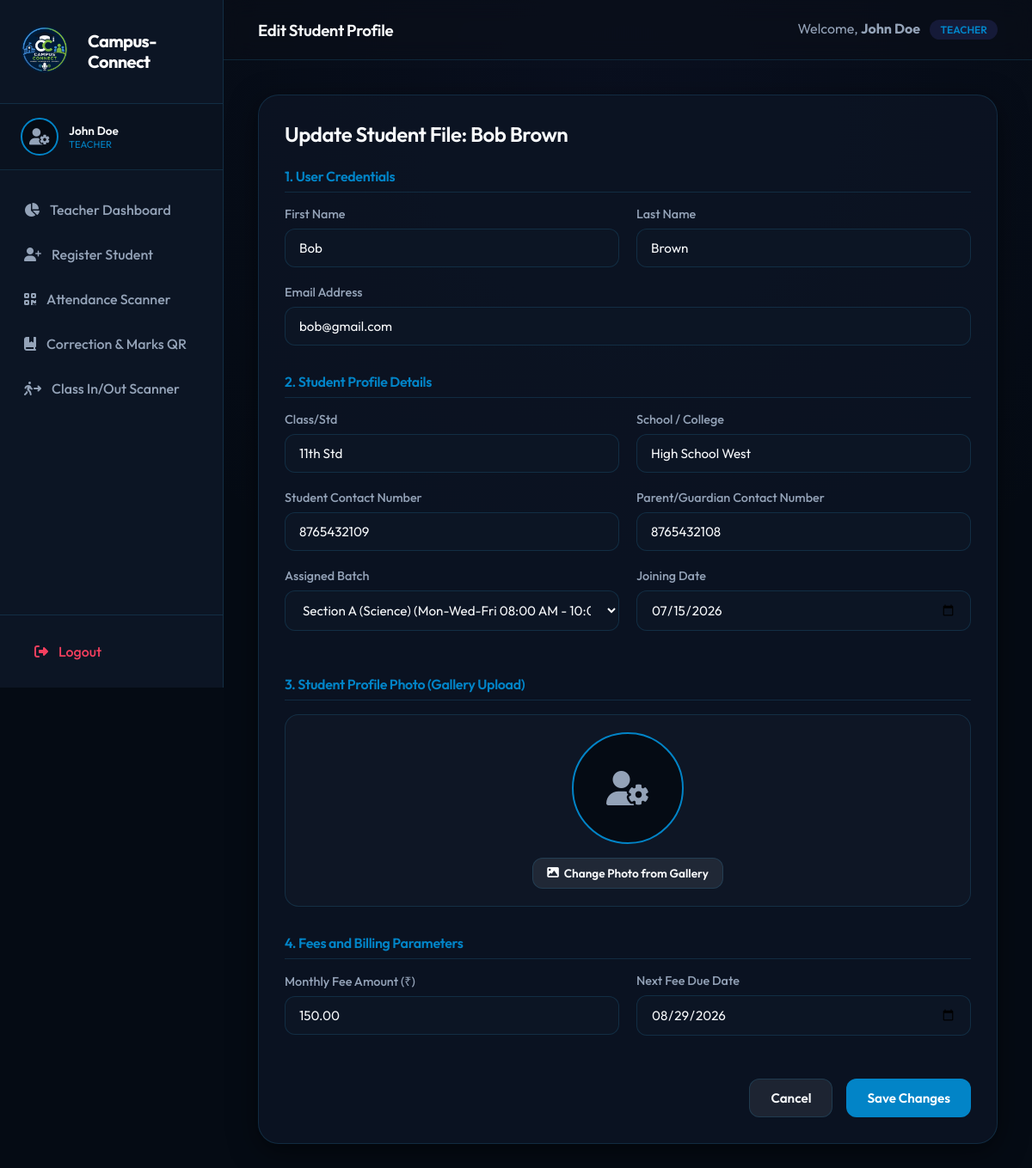
The app's page /student/edit/2/ (signed in) with its own data.
### coaching/models.py (models this page shows, shortened)
class User(AbstractUser):
    ROLE_CHOICES = (
        ('super_admin', 'Super Admin'),
        ('teacher', 'Teacher'),
        ('student', 'Student'),
    )
    role = models.CharField(max_length=20, choices=ROLE_CHOICES, default='student')
    face_data = models.TextField(blank=True, null=True, help_text="Base64 encoded profile photo for user accounts")

class StudentProfile(models.Model):
    user = models.OneToOneField(User, on_delete=models.CASCADE, related_name='student_profile')
    class_std = models.CharField(max_length=50, blank=True, null=True, verbose_name="Class/Std")
    school_college = models.CharField(max_length=200, verbose_name="School/College")
    contact_number = models.CharField(max_length=15)
    parent_contact = models.CharField(max_length=15)
    joining_date = models.DateField(default=timezone.now)
    batch = models.ForeignKey(Batch, on_delete=models.SET_NULL, null=True, related_name='students', verbose_name="Section")
    monthly_fee = models.DecimalField(max_digits=10, decimal_places=2, default=0.00, help_text="Legacy monthly fee reference")
    total_fee = models.DecimalField(max_digits=10, decimal_places=2, default=35000.00, verbose_name="Total Course Fee")
    next_due_date = models.DateField(default=timezone.now)
    qr_code_token = models.CharField(max_length=100, unique=True, default=uuid.uuid4)
    face_data = models.TextField(blank=True, null=True, help_text="Deprecated photo data")
    individual_note = models.TextField(blank=True, null=True, help_text="Individual homework or custom task assigned to this student")
    last_scanned_ip = models.GenericIPAddressField(blank=True, null=True, help_text="IP address of device used to scan QR info")
    last_scanned_at = models.DateTimeField(blank=True, null=True, help_text="Last QR info scan timestamp")

class Batch(models.Model):
    name = models.CharField(max_length=100, verbose_name="Section Name")
    teacher = models.ForeignKey(User, on_delete=models.SET_NULL, null=True, blank=True, related_name='assigned_batches', verbose_name="Assigned Section Teacher")
    description = models.TextField(blank=True)
    timing = models.CharField(max_length=100, help_text="e.g. Mon-Wed-Fri 7:15 PM - 8:15 PM")
    start_time = models.TimeField(default='09:00:00', help_text="Section start time")
    daily_note = models.TextField(blank=True, null=True, help_text="Daily teacher tip, assignment, or announcement for the section")
    created_at = models.DateTimeField(auto_now_add=True)
    class Meta:
        verbose_name = "Section"
        verbose_name_plural = "Sections"

### coaching/decorators.py (the view)
        def _wrapped_view(request, *args, **kwargs):
            if not request.user.is_authenticated:
                return redirect_to_login(request.get_full_path())
            if request.user.role in roles or request.user.is_superuser:
                return view_func(request, *args, **kwargs)
            raise PermissionDenied

### templates/coaching/edit_student.html (shortened to what this page needs)
{% extends 'coaching/base.html' %}
{% block page_title %}Edit Student Profile{% endblock %}
{% block content %}
<div class="card-premium" style="max-width: 800px; margin: 0 auto;">
    <h2 style="margin-bottom: 24px;">Update Student File: {{ profile.user.get_full_name }}</h2>
    <form method="post" action="{% url 'edit_student' student_id=profile.id %}" enctype="multipart/form-data">
        <h4 style="color: var(--accent-indigo); margin-bottom: 16px; border-bottom: 1px solid var(--border-color); padding-bottom: 8px;">1. User Credentials</h4>
        <div class="form-grid">
            <div class="form-group">
                <label for="first_name" class="form-label">First Name</label>
                <input type="text" name="first_name" id="first_name" class="form-control" value="{{ profile.user.first_name }}" required>
            </div>
            <div class="form-group">
                <label for="last_name" class="form-label">Last Name</label>
                <input type="text" name="last_name" id="last_name" class="form-control" value="{{ profile.user.last_name }}" required>
            </div>
        </div>
        <div class="form-group">
            <label for="email" class="form-label">Email Address</label>
            <input type="email" name="email" id="email" class="form-control" value="{{ profile.user.email }}">
        </div>
        <h4 style="color: var(--accent-indigo); margin-top: 32px; margin-bottom: 16px; border-bottom: 1px solid var(--border-color); padding-bottom: 8px;">2. Student Profile Details</h4>
        <div class="form-grid">
            <div class="form-group">
                <label for="class_std" class="form-label">Class/Std</label>
                <input type="text" name="class_std" id="class_std" class="form-control" value="{{ profile.class_std|default:'' }}" placeholder="e.g. 10th Std, 12th Sci" required>
            </div>
            <div class="form-group">
                <label for="school_college" class="form-label">School / College</label>
                <input type="text" name="school_college" id="school_college" class="form-control" value="{{ profile.school_college }}" required>
            </div>
        </div>
        <div class="form-grid">
            <div class="form-group">
                <label for="contact_number" class="form-label">Student Contact Number</label>
                <input type="text" name="contact_number" id="contact_number" class="form-control" value="{{ profile.contact_number }}" required>
            </div>
            <div class="form-group">
                <label for="parent_contact" class="form-label">Parent/Guardian Contact Number</label>
                <input type="text" name="parent_contact" id="parent_contact" class="form-control" value="{{ profile.parent_contact }}" required>
            </div>
        </div>
        <div class="form-grid">
            <div class="form-group">
                <label for="batch" class="form-label">Assigned Batch</label>
                <select name="batch" id="batch" class="form-control" required>
                    {% for batch in batches %}
                        <option value="{{ batch.id }}" {% if profile.batch.id == batch.id %}selected{% endif %}>{{ batch.name }} ({{ batch.timing }})</option>
                    {% endfor %}
                </select>
            </div>
            <div class="form-group">
                <label for="joining_date" class="form-label">Joining Date</label>
                <input type="date" name="joining_date" id="joining_date" class="form-control" value="{{ profile.joining_date|date:'Y-m-d' }}" required>
            </div>
        </div>
        <h4 style="color: var(--accent-indigo); margin-top: 32px; margin-bottom: 16px; border-bottom: 1px solid var(--border-color); padding-bottom: 8px;">3. Student Profile Photo (Gallery Upload)</h4>
        <div style="background-color: rgba(255, 255, 255, 0.02); border: 1px solid var(--border-color); padding: 20px; border-radius: 16px; margin-bottom: 24px; text-align: center;">
            <div style="display: flex; flex-direction: column; align-items: center; gap: 16px;">
                <div style="width: 130px; height: 130px; border-radius: 50%; overflow: hidden; background-color: var(--bg-primary); display: flex; align-items: center; justify-content: center; border: 2px solid var(--accent-indigo);">
                    {% if profile.face_data %}
                        <img id="studentPhotoPreview" src="{{ profile.face_data }}" style="width: 100%; height: 100%; object-fit: cover;">
                        <i class="fa-solid fa-user-gear" id="studentPhotoIcon" style="font-size: 2.5rem; color: var(--text-secondary); display: none;"></i>
                    {% else %}
                        <i class="fa-solid fa-user-gear" id="studentPhotoIcon" style="font-size: 2.5rem; color: var(--text-secondary);"></i>
                    {% endif %}
                </div>
                <div>
                    <button type="button" class="btn-premium btn-secondary" onclick="document.getElementById('galleryFileInput').click()" style="font-size: 0.85rem; padding: 8px 16px;">
                        <i class="fa-solid fa-image" style="margin-right: 6px;"></i> Change Photo from Gallery
                    </button>
                </div>
            </div>
        </div>
        <h4 style="color: var(--accent-indigo); margin-top: 32px; margin-bottom: 16px; border-bottom: 1px solid var(--border-color); padding-bottom: 8px;">4. Fees and Billing Parameters</h4>
        <div class="form-grid" style="margin-bottom: 30px;">
            <div class="form-group">
                <label for="monthly_fee" class="form-label">Monthly Fee Amount (₹)</label>
                <input type="number" step="0.01" name="monthly_fee" id="monthly_fee" class="form-control" value="{{ profile.monthly_fee }}" required>
            </div>
            <div class="form-group">
                <label for="next_due_date" class="form-label">Next Fee Due Date</label>
                <input type="date" name="next_due_date" id="next_due_date" class="form-control" value="{{ profile.next_due_date|date:'Y-m-d' }}" required>
            </div>
        </div>
        <div style="display: flex; gap: 16px; justify-content: flex-end;">
            <a href="{% url 'student_detail' student_id=profile.id %}" class="btn-premium btn-secondary">Cancel</a>
            <button type="submit" class="btn-premium">Save Changes</button>
        </div>
    </form>
</div>
{% endblock %}

### templates/coaching/base.html (shortened to what this page needs)
{% load static %}
<!DOCTYPE html>
<html lang="en">
<head>
    <link rel="stylesheet" href="{% static 'coaching/style.css' %}?v=3">
    <link rel="stylesheet" href="https://cdnjs.cloudflare.com/ajax/libs/font-awesome/6.4.0/css/all.min.css">
</head>
<body>
    {% if user.is_authenticated %}
    <aside class="sidebar">
        <div class="sidebar-brand">
            <a href="{% url 'dashboard_redirect' %}" class="sidebar-brand-link">
                <img src="{% static 'coaching/logo.png' %}" alt="Campus-Connect Logo" style="height: 72px; width: 72px; object-fit: contain; flex-shrink: 0;">
                <span style="font-weight: 700; line-height: 1.2; white-space: normal; color: #ffffff !important; text-shadow: none !important;">Campus-Connect</span>
            </a>
        </div>
        <div style="padding: 16px 24px; display: flex; align-items: center; gap: 12px; border-bottom: 1px solid var(--border-color); background-color: rgba(0,0,0,0.15);">
            <div style="width: 44px; height: 44px; border-radius: 50%; overflow: hidden; border: 2px solid var(--accent-indigo); cursor: pointer; flex-shrink: 0; background-color: var(--bg-primary); display: flex; align-items: center; justify-content: center;" onclick="openProfilePhotoModal()" title="Click to upload profile photo">
                {% if user.face_data %}
                    <img id="sidebarUserPhoto" src="{{ user.face_data }}" style="width: 100%; height: 100%; object-fit: cover;">
                {% else %}
                    <i class="fa-solid fa-user-gear" style="font-size: 1.2rem; color: var(--text-secondary);"></i>
                {% endif %}
            </div>
            <div style="overflow: hidden; text-overflow: ellipsis; white-space: nowrap;">
                <div style="font-size: 0.85rem; font-weight: 600; color: var(--text-primary); cursor: pointer;" onclick="openProfilePhotoModal()">{{ user.get_full_name|default:user.username }}</div>
                <div style="font-size: 0.7rem; color: var(--accent-indigo); text-transform: uppercase;">{{ user.get_role_display|default:user.role }}</div>
            </div>
        </div>
        <ul class="sidebar-menu">
            {% if user.role == 'super_admin' or user.is_superuser %}
                <li>
                    <a href="{% url 'super_admin_dashboard' %}" class="sidebar-link {% block active_dashboard %}{% endblock %}">
                        <i class="fa-solid fa-chart-line"></i> Admin Dashboard
                    </a>
                </li>
                <li>
                    <a href="{% url 'teacher_dashboard' %}" class="sidebar-link {% block active_student_directory %}{% endblock %}">
                        <i class="fa-solid fa-chart-pie"></i> Student Directory
                    </a>
                </li>
                <li>
                    <a href="{% url 'scanner_attendance' %}" class="sidebar-link {% block active_att_scan_admin %}{% endblock %}">
                        <i class="fa-solid fa-qrcode"></i> Attendance Scanner
                    </a>
                </li>
                <li>
                    <a href="{% url 'scanner_corrections' %}" class="sidebar-link {% block active_corr_scan_admin %}{% endblock %}">
                        <i class="fa-solid fa-book-bookmark"></i> Correction & Marks QR
                    </a>
                </li>
                <li>
                    <a href="{% url 'scanner_movement' %}" class="sidebar-link {% block active_mov_scan_admin %}{% endblock %}">
                        <i class="fa-solid fa-person-walking-arrow-right"></i> Class In/Out Scanner
                    </a>
                </li>
                <li>
                    <a href="{% url 'scanner_fees' %}" class="sidebar-link {% block active_fee_scan_admin %}{% endblock %}">
                        <i class="fa-solid fa-receipt"></i> Fee Collection Scanner
                    </a>
                </li>
            {% elif user.role == 'teacher' %}
                <li>
                    <a href="{% url 'teacher_dashboard' %}" class="sidebar-link {% block active_teacher_dashboard %}{% endblock %}">
                        <i class="fa-solid fa-chart-pie"></i> Teacher Dashboard
                    </a>
                </li>
                <li>
                    <a href="{% url 'register_student' %}" class="sidebar-link {% block active_register %}{% endblock %}">
                        <i class="fa-solid fa-user-plus"></i> Register Student
                    </a>
                </li>
                <li>
                    <a href="{% url 'scanner_attendance' %}" class="sidebar-link {% block active_att_scan %}{% endblock %}">
                        <i class="fa-solid fa-qrcode"></i> Attendance Scanner
                    </a>
                </li>
                <li>
                    <a href="{% url 'scanner_corrections' %}" class="sidebar-link {% block active_corr_scan %}{% endblock %}">
                        <i class="fa-solid fa-book-bookmark"></i> Correction & Marks QR
                    </a>
                </li>
                <li>
                    <a href="{% url 'scanner_movement' %}" class="sidebar-link {% block active_mov_scan %}{% endblock %}">
                        <i class="fa-solid fa-person-walking-arrow-right"></i> Class In/Out Scanner
                    </a>
                </li>
            {% endif %}
        </ul>
        <div class="sidebar-footer">
            <a href="{% url 'logout' %}" class="sidebar-link" style="color: var(--accent-rose)">
                <i class="fa-solid fa-right-from-bracket"></i> Logout
            </a>
        </div>
    </aside>
    <div class="main-wrapper">
        <header class="topbar">
            <div>
                <h3>{% block page_title %}Dashboard{% endblock %}</h3>
            </div>
            <div style="display: flex; align-items: center; gap: 16px;">
                <span style="color: var(--text-secondary)">
                    Welcome, <strong>{{ user.get_full_name|default:user.username }}</strong>
                    <span class="badge badge-info" style="margin-left: 8px;">{{ user.get_role_display }}</span>
                </span>
            </div>
        </header>
        <main class="content-container">
            {% block content %}{% endblock %}
        </main>
    </div>
    {% else %}
        {% block auth_content %}{% endblock %}
    {% endif %}
</body>
</html>
</html>

### records on screen
User: get_full_name "John Doe", role "TEACHER"
StudentProfile: user.get_full_name "Bob Brown", first_name "Bob", last_name "Brown", email "bob@gmail.com", class_std "11th Std", school_college "High School West", contact_number "8765432109", parent_contact "8765432108", batch "Section A (Science) (Mon-Wed-Fri 08:00 AM - 10:00 AM)", joining_date "07/15/2026", monthly_fee "150.00", next_due_date "08/29/2026"
